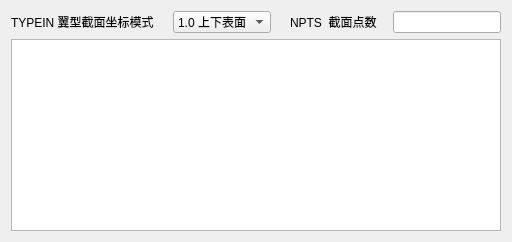
     <widget class="QWidget" name="tab_Airfoil">
      <attribute name="title">
       <string>翼型定义</string>
      </attribute>
      <layout class="QVBoxLayout" name="verticalLayout_3">
       <item>
        <layout class="QHBoxLayout" name="horizontalLayout_27">
         <item>
          <layout class="QHBoxLayout" name="horizontalLayout_24">
           <item>
            <widget class="QLabel" name="label_22">
             <property name="toolTip">
              <string>TYPEIN    翼型截面坐标模式    type of airfoil section coordinate input for airfoil section module
                              = 1.0 upper and lower surface coordinates(Y Upper and Y Lower)
                              = 2.0 mean line and thickness distribution (mean and thick)</string>
             </property>
             <property name="text">
              <string>TYPEIN 翼型截面坐标模式</string>
             </property>
            </widget>
           </item>
           <item>
            <spacer name="horizontalSpacer_22">
             <property name="orientation">
              <enum>Qt::Horizontal</enum>
             </property>
             <property name="sizeType">
              <enum>QSizePolicy::Preferred</enum>
             </property>
             <property name="sizeHint" stdset="0">
              <size>
               <width>13</width>
               <height>20</height>
              </size>
             </property>
            </spacer>
           </item>
           <item>
            <widget class="QComboBox" name="comboBox_TYPEIN">
             <property name="toolTip">
              <string>
TYPEIN    翼型截面坐标模式    type of airfoil section coordinate input for airfoil section module
                              = 1.0 upper and lower surface coordinates(Y Upper and Y Lower)
                              = 2.0 mean line and thickness distribution (mean and thick)</string>
             </property>
             <item>
              <property name="text">
               <string>1.0 上下表面</string>
              </property>
             </item>
             <item>
              <property name="text">
               <string>2.0 中线厚度</string>
              </property>
             </item>
            </widget>
           </item>
          </layout>
         </item>
         <item>
          <spacer name="horizontalSpacer_24">
           <property name="orientation">
            <enum>Qt::Horizontal</enum>
           </property>
           <property name="sizeHint" stdset="0">
            <size>
             <width>13</width>
             <height>20</height>
            </size>
           </property>
          </spacer>
         </item>
         <item>
          <layout class="QHBoxLayout" name="horizontalLayout_25">
           <item>
            <widget class="QLabel" name="label_23">
             <property name="toolTip">
              <string>number of section point input,Max =50</string>
             </property>
             <property name="text">
              <string>NPTS  截面点数</string>
             </property>
            </widget>
           </item>
           <item>
            <spacer name="horizontalSpacer_23">
             <property name="orientation">
              <enum>Qt::Horizontal</enum>
             </property>
             <property name="sizeType">
              <enum>QSizePolicy::Preferred</enum>
             </property>
             <property name="sizeHint" stdset="0">
              <size>
               <width>10</width>
               <height>20</height>
              </size>
             </property>
            </spacer>
           </item>
           <item>
            <widget class="QLineEdit" name="NPTS">
             <property name="sizePolicy">
              <sizepolicy hsizetype="Preferred" vsizetype="Fixed">
               <horstretch>0</horstretch>
               <verstretch>0</verstretch>
              </sizepolicy>
             </property>
            </widget>
           </item>
          </layout>
         </item>
        </layout>
       </item>
       <item>
        <widget class="QTableWidget" name="tableWidget_AirfoilSection"/>
       </item>
      </layout>
     </widget>
